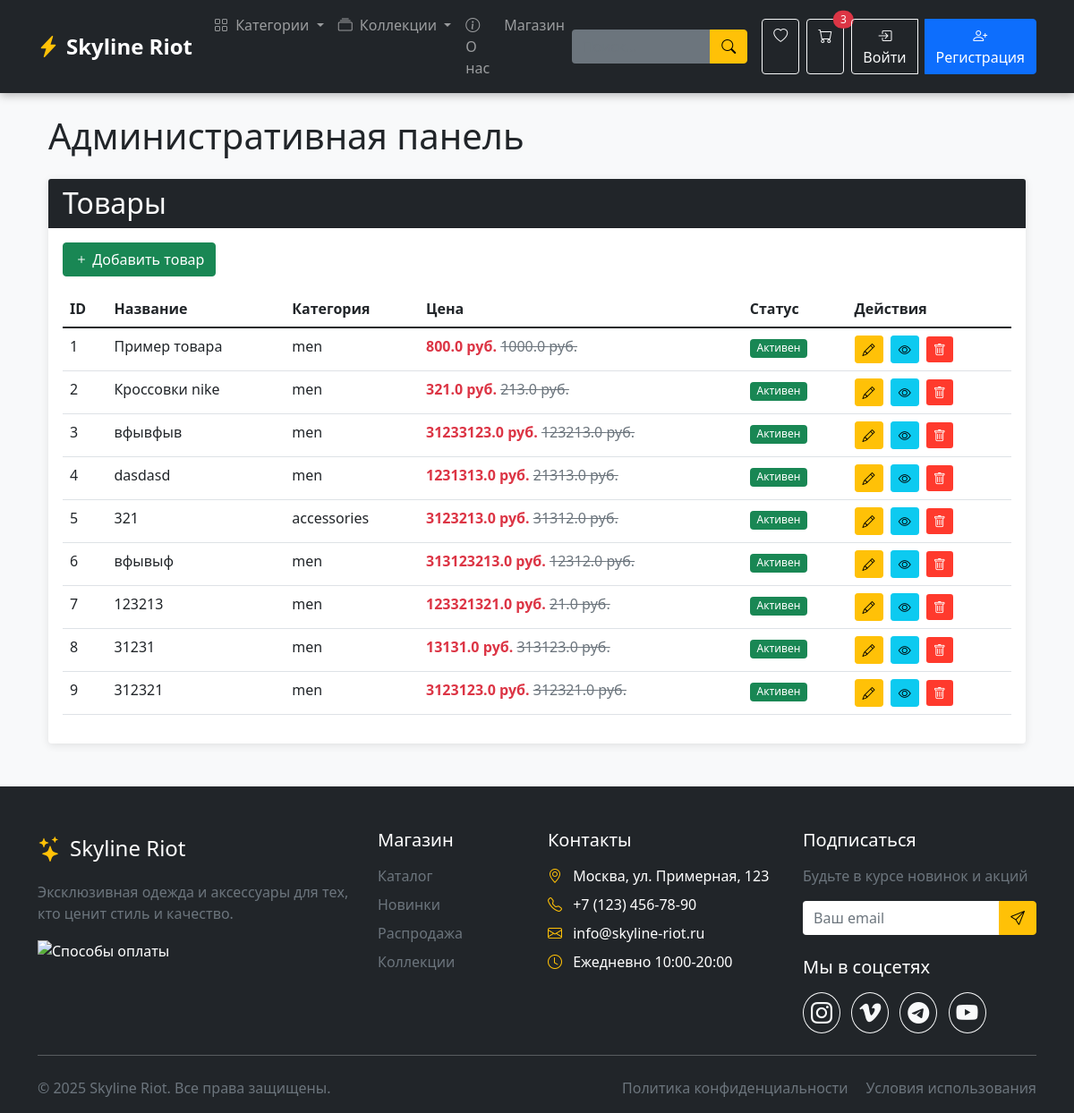
The page /admin (signed in) on the database its author committed.
### database.py (models this page shows)
class Product(Base):
    __tablename__ = 'products'
    id = Column(Integer, primary_key=True, index=True)
    name = Column(String(255), nullable=False, index=True)
    slug = Column(String(255), unique=True, index=True)
    description = Column(String(1000))
    price = Column(Float, nullable=False)
    discount_price = Column(Float)
    category = Column(SQLEnum(CategoryEnum), nullable=False)
    gender = Column(SQLEnum(GenderEnum), nullable=False)
    color = Column(String(50))
    material = Column(String(100))
    brand = Column(String(100))
    country = Column(String(50))
    sku = Column(String(50), unique=True)
    created_at = Column(DateTime, default=datetime.utcnow)
    updated_at = Column(DateTime, default=datetime.utcnow, onupdate=datetime.utcnow)
    is_active = Column(Boolean, default=True)
    is_featured = Column(Boolean, default=False)
    images = relationship("ProductImage", back_populates="product", cascade="all, delete-orphan")
    sizes = relationship("ProductSize", back_populates="product", cascade="all, delete-orphan")
    cart_items = relationship("CartItem", back_populates="product")
    order_items = relationship("OrderItem", back_populates="product")
    __table_args__ = (
        CheckConstraint('price > 0', name='check_price_positive'),
        CheckConstraint('discount_price IS NULL OR discount_price > 0', name='check_discount_price_positive'),
    )

### main.py (the view)
@app.get("/admin", response_class=HTMLResponse)
async def admin_panel(request: Request, db: Session = Depends(get_db)):
    if not request.state.user or request.state.user.role != "admin":
        return RedirectResponse("/")
    users = db.query(User).all()
    products = db.query(Product).all()
    return templates.TemplateResponse("admin.html", {
    "request": request,
    "users": users,
    "products": products
    })

### templates/admin.html
{% extends "base.html" %}
{% block content %}
<div class="container mt-4">
    <h1 class="mb-4">Административная панель</h1>
    {% if not request.state.user or request.state.user.role != "admin" %}
    <div class="alert alert-danger">
        У вас нет прав доступа к этой странице
    </div>
    {% else %}
    <div class="card mb-4">
        <div class="card-header bg-dark text-white">
            <h2 class="mb-0">Товары</h2>
        </div>
        <div class="card-body">
            <a href="/admin/add-product" class="btn btn-success mb-3">
                <i class="bi bi-plus"></i> Добавить товар
            </a>
            {% if not products %}
            <div class="alert alert-info">
                Нет доступных товаров. Добавьте первый товар.
            </div>
            {% else %}
            <div class="table-responsive">
                <table class="table table-hover">
                    <thead>
                        <tr>
                            <th>ID</th>
                            <th>Название</th>
                            <th>Категория</th>
                            <th>Цена</th>
                            <th>Статус</th>
                            <th>Действия</th>
                        </tr>
                    </thead>
                    <tbody>
                        {% for product in products %}
                        <tr>
                            <td>{{ product.id }}</td>
                            <td>{{ product.name }}</td>
                            <td>{{ product.category.value }}</td>
                            <td>
                                {% if product.discount_price %}
                                <span class="text-danger fw-bold">{{ product.discount_price }} руб.</span>
                                <span class="text-decoration-line-through text-muted">{{ product.price }} руб.</span>
                                {% else %}
                                {{ product.price }} руб.
                                {% endif %}
                            </td>
                            <td>
                                {% if product.is_active %}
                                <span class="badge bg-success">Активен</span>
                                {% else %}
                                <span class="badge bg-danger">Неактивен</span>
                                {% endif %}
                            </td>
                            <td>
                                <a href="/admin/products/{{ product.id }}/edit" class="btn btn-sm btn-warning me-1">
                                    <i class="bi bi-pencil"></i>
                                </a>
                                <a href="/admin/products/{{ product.id }}" class="btn btn-sm btn-info me-1">
                                    <i class="bi bi-eye"></i>
                                </a>
                                <form method="POST" action="/admin/products/{{ product.id }}/delete" class="d-inline">
                                    <button type="submit" class="btn btn-sm btn-danger"
                                            onclick="return confirm('Удалить этот товар?')">
                                        <i class="bi bi-trash"></i>
                                    </button>
                                </form>
                            </td>
                        </tr>
                        {% endfor %}
                    </tbody>
                </table>
            </div>
            {% endif %}
        </div>
    </div>
    {% endif %}
</div>
{% endblock %}

### static/css/style.css (style rules this page uses)
body { font-family: 'Segoe UI', Tahoma, Geneva, Verdana, sans-serif; }
.card { transition: transform 0.3s; border: none; box-shadow: 0 2px 10px rgba(0, 0, 0, 0.1); }
.btn-danger { background-color: #ff3a2d; border: none; transition: all 0.3s; }
.card { transition: transform 0.3s; }
body { background-color: #f8f9fa; }
.badge { font-weight: normal; }
.card-header { background-color: #343a40; color: white; }
.card { transition: transform 0.3s, box-shadow 0.3s; border: none; margin-bottom: 20px; }

### rows shown on the page
Product: id "1", name "Пример товара", category.value "men", discount_price "800.0", price "1000.0", is_active "Активен"
Product: id "2", name "Кроссовки nike", category.value "men", discount_price "321.0", price "213.0", is_active "Активен"
Product: id "3", name "вфывфыв", category.value "men", discount_price "31233123.0", price "123213.0", is_active "Активен"
Product: id "4", name "dasdasd", category.value "men", discount_price "1231313.0", price "21313.0", is_active "Активен"
Product: id "5", name "321", category.value "accessories", discount_price "3123213.0", price "31312.0", is_active "Активен"
Product: id "6", name "вфывыф", category.value "men", discount_price "313123213.0", price "12312.0", is_active "Активен"
Product: id "7", name "123213", category.value "men", discount_price "123321321.0", price "21.0", is_active "Активен"
Product: id "8", name "31231", category.value "men", discount_price "13131.0", price "313123.0", is_active "Активен"
Product: id "9", name "312321", category.value "men", discount_price "3123123.0", price "312321.0", is_active "Активен"
